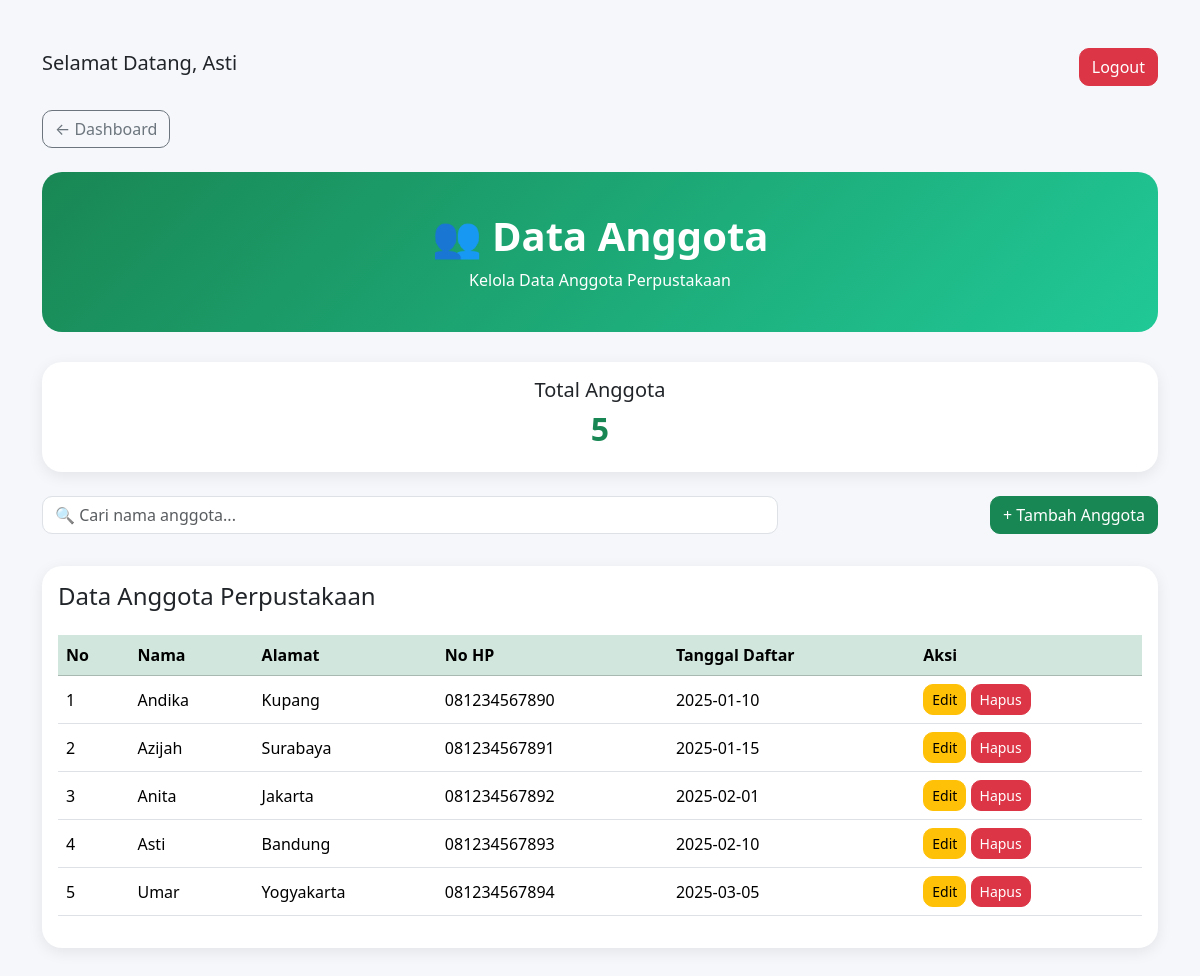
Page /anggota.php (signed in) on the committed database.
### tables this page shows
CREATE TABLE IF NOT EXISTS `anggota` (
  `id_anggota` int NOT NULL AUTO_INCREMENT,
  `nama` varchar(100) NOT NULL,
  `alamat` varchar(255) DEFAULT NULL,
  `no_hp` varchar(20) DEFAULT NULL,
  `tanggal_daftar` date DEFAULT NULL,
  `username` varchar(50) DEFAULT NULL,
  `password` varchar(255) DEFAULT NULL,
  PRIMARY KEY (`id_anggota`),
  UNIQUE KEY `username` (`username`)
);

### anggota.php (the view, shortened to what this page needs)
<?php
include 'koneksi.php';
$query = mysqli_query($conn, "SELECT * FROM anggota");
$totalAnggota = mysqli_num_rows(
    mysqli_query($conn, "SELECT * FROM anggota")
);
?>
<!DOCTYPE html>
<html lang="id">
<head>
<link href="https://cdn.jsdelivr.net/npm/bootstrap@5.3.3/dist/css/bootstrap.min.css" rel="stylesheet">
</head>
<body>
<div class="container py-5">
<div class="d-flex justify-content-between align-items-center mb-4">
    <h5>
        Selamat Datang,
        <?= $_SESSION['nama']; ?>
    </h5>
    <div>
        <a href="logout.php" class="btn btn-danger">
            Logout
        </a>
    </div>
</div>
    <a href="index.php" class="btn btn-outline-secondary mb-4">
        ← Dashboard
    </a>
    <div class="hero text-center">
        <h1 class="fw-bold">
            👥 Data Anggota
        </h1>
        <p class="mb-0">
            Kelola Data Anggota Perpustakaan
        </p>
    </div>
    <div class="row mb-4">
        <div class="col-md-12">
            <div class="card stat-card">
                <div class="card-body text-center">
                    <h5>Total Anggota</h5>
                    <h2 class="fw-bold text-success">
                        <?= $totalAnggota ?>
                    </h2>
                </div>
            </div>
        </div>
    </div>
    <div class="row mb-4">
        <div class="col-md-8 mb-2">
            <input
                type="text"
                id="searchInput"
                class="form-control"
                placeholder="🔍 Cari nama anggota..."
            >
        </div>
        <div class="col-md-4 text-md-end">
            <a href="tambah_anggota.php"
               class="btn btn-success">
                + Tambah Anggota
            </a>
        </div>
    </div>
    <div class="card table-card">
        <div class="card-body">
            <h4 class="mb-4">
                Data Anggota Perpustakaan
            </h4>
            <div class="table-responsive">
                <table class="table table-hover align-middle">
                    <thead class="table-success">
                    <tr>
                        <th>No</th>
                        <th>Nama</th>
                        <th>Alamat</th>
                        <th>No HP</th>
                        <th>Tanggal Daftar</th>
                        <th>Aksi</th>
                    </tr>
                    </thead>
                    <tbody>
                    <?php
                    $no = 1;
                    while($data = mysqli_fetch_assoc($query)):
                    ?>
                    <tr>
                        <td><?= $no++; ?></td>
                        <td><?= $data['nama']; ?></td>
                        <td><?= $data['alamat']; ?></td>
                        <td><?= $data['no_hp']; ?></td>
                        <td><?= $data['tanggal_daftar']; ?></td>
                        <td>
                            <a href="edit_anggota.php?id=<?= $data['id_anggota']; ?>"
                               class="btn btn-warning btn-sm">
                               Edit
                            </a>
                            <a href="hapus_anggota.php?id=<?= $data['id_anggota']; ?>"
                               class="btn btn-danger btn-sm"
                               onclick="return confirm('Yakin ingin menghapus data ini?')">
                               Hapus
                            </a>
                        </td>
                    </tr>
                    <?php endwhile; ?>
                    </tbody>
                </table>
            </div>
        </div>
    </div>
</div>
</body>
</html>

### anggota.php (style rules this page uses)
body { background:#f5f7fb; }
.hero { background: linear-gradient(135deg,#198754,#20c997); color:white; padding:40px; border-radius:20px; margin-bottom:30px; }
.stat-card { border:none; border-radius:20px; box-shadow:0 4px 15px rgba(0,0,0,.08); transition:.3s; }
.table-card { border:none; border-radius:20px; box-shadow:0 4px 15px rgba(0,0,0,.08); }
.btn { border-radius:10px; }
.form-control { border-radius:10px; }

### rows in the picture
anggota: nama "Andika", alamat "Kupang", no_hp "081234567890", tanggal_daftar "2025-01-10"
anggota: nama "Azijah", alamat "Surabaya", no_hp "081234567891", tanggal_daftar "2025-01-15"
anggota: nama "Anita", alamat "Jakarta", no_hp "081234567892", tanggal_daftar "2025-02-01"
anggota: nama "Asti", alamat "Bandung", no_hp "081234567893", tanggal_daftar "2025-02-10"
anggota: nama "Umar", alamat "Yogyakarta", no_hp "081234567894", tanggal_daftar "2025-03-05"

### other values in the picture
$_SESSION['nama'] "Asti"
$totalAnggota "5"
